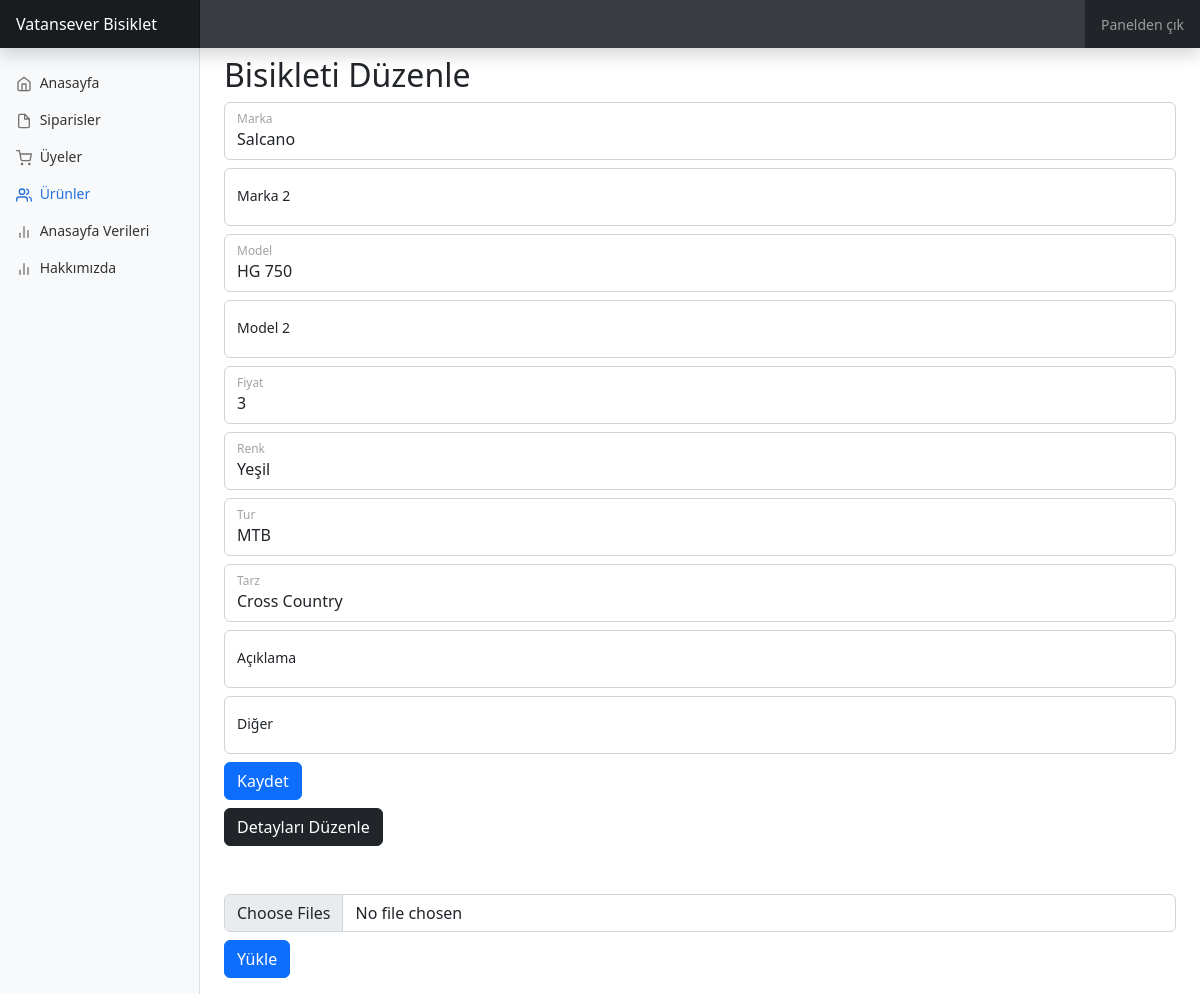
The app's page /dashboard/bikeedit.php?bisiklet=27 with its own data.
### tables this page shows
CREATE TABLE IF NOT EXISTS `bisikletler` (
  `id` int(11) NOT NULL AUTO_INCREMENT,
  `bisiklet_marka` varchar(100) NOT NULL,
  `bisiklet_marka_2` varchar(100) DEFAULT NULL,
  `bisiklet_model` varchar(100) NOT NULL,
  `bisiklet_model_2` varchar(100) DEFAULT NULL,
  `bisiklet_fiyat` int(11) NOT NULL DEFAULT 0,
  `bisiklet_renk` varchar(100) NOT NULL,
  `bisiklet_tur` varchar(100) DEFAULT NULL,
  `bisiklet_tarz` varchar(100) DEFAULT NULL,
  `bisiklet_aciklama` varchar(255) DEFAULT NULL,
  `bisiklet_diger` varchar(100) DEFAULT NULL,
  PRIMARY KEY (`id`)
);

### dashboard/bikeedit.php (the view, shortened to what this page needs)
<!doctype html>
<html lang="en" data-bs-theme="auto">
  <head><script src="../assets/js/color-modes.js"></script>
    <link href="https://cdn.jsdelivr.net/npm/bootstrap@5.3.0/dist/css/bootstrap.min.css" rel="stylesheet">
<link href="../assets/dist/css/bootstrap.min.css" rel="stylesheet">
    <link href="dashboard.css" rel="stylesheet">
  </head>
  <body>
<header class="navbar navbar-dark sticky-top bg-dark flex-md-nowrap p-0 shadow">
  <a class="navbar-brand col-md-3 col-lg-2 me-0 px-3 fs-6" href="../index.php">Vatansever Bisiklet</a>
  <input class="form-control form-control-dark w-100 rounded-0 border-0" type="text" placeholder="" aria-label="Search">
  <div class="navbar-nav">
    <div class="nav-item text-nowrap">
      <a class="nav-link px-3" href="../index.php">Panelden çık</a>
    </div>
  </div>
</header>
<div class="container-fluid">
  <div class="row">
    <nav id="sidebarMenu" class="col-md-3 col-lg-2 d-md-block bg-body-tertiary sidebar collapse">
      <div class="position-sticky pt-3 sidebar-sticky">
        <ul class="nav flex-column">
        <li class="nav-item">
            <a class="nav-link" aria-current="page" href="index.php">
              <span data-feather="home" class="align-text-bottom"></span>
              Anasayfa
            </a>
          </li>
          <li class="nav-item">
            <a class="nav-link" href="orders.php">
              <span data-feather="file" class="align-text-bottom"></span>
              Siparisler
            </a>
          </li>
          <li class="nav-item">
            <a class="nav-link" href="users.php">
              <span data-feather="shopping-cart" class="align-text-bottom"></span>
              Üyeler
            </a>
          </li>
          <li class="nav-item">
            <a class="nav-link active" href="items.php">
              <span data-feather="users" class="align-text-bottom"></span>
              Ürünler
            </a>
          </li>
          <li class="nav-item">
            <a class="nav-link" href="aedit.php">
              <span data-feather="bar-chart-2" class="align-text-bottom"></span>
              Anasayfa Verileri
            </a>
          </li>
          <li class="nav-item">
            <a class="nav-link" href="a2edit.php">
              <span data-feather="bar-chart-2" class="align-text-bottom"></span>
              Hakkımızda
            </a>
          </li>
        </ul>
      </div>
    </nav>
    <main class="col-md-9 ms-sm-auto col-lg-10 px-md-4">
      <h2 class="mt-2">Bisikleti Düzenle</h2>
      <?php
      include("../baglan.php");
      $bisiklet = $conn -> query("SELECT * FROM bisikletler WHERE id = ".$_GET["bisiklet"]) -> fetch_array();
      ?>
        <form action="bikeupdate.php" method="GET">
        <div class="form-floating mb-2">
            <input type="form-control" class="form-control" id="bikeEditMarka" name="bisiklet_marka" placeholder=" " value="<?php echo $bisiklet[1] ?>">
            <label for="bikeEditMarka">Marka</label>
        </div>
        <div class="form-floating mb-2">
            <input type="form-control" class="form-control" id="bikeEditMarka2" name="bisiklet_marka2" placeholder=" " value="<?php echo $bisiklet[2] ?>">
            <label for="bikeEditMarka2">Marka 2</label>
        </div>
        <div class="form-floating mb-2">
            <input type="form-control" class="form-control" id="bikeEditModel" name="bisiklet_model" placeholder=" " value="<?php echo $bisiklet[3] ?>">
            <label for="bikeEditModel">Model</label>
        </div>
        <div class="form-floating mb-2">
            <input type="form-control" class="form-control" id="bikeEditMode2l" name="bisiklet_model2" placeholder=" " value="<?php echo $bisiklet[4] ?>">
            <label for="bikeEditModel2">Model 2</label>
        </div>
        <div class="form-floating mb-2">
            <input type="form-control" class="form-control" id="bikeEditFiyat" name="bisiklet_fiyat" placeholder=" " value="<?php echo $bisiklet[5] ?>">
            <label for="bikeEditFiyat">Fiyat</label>
        </div>
        <div class="form-floating mb-2">
            <input type="form-control" class="form-control" id="bikeEditRenk" name="bisiklet_renk" placeholder=" " value="<?php echo $bisiklet[6] ?>">
            <label for="bikeEditRenk">Renk</label>
        </div>
        <div class="form-floating mb-2">
            <input type="form-control" class="form-control" id="bikeEditTur" name="bisiklet_tur" placeholder=" " value="<?php echo $bisiklet[7] ?>">
            <label for="bikeEditTur">Tur</label>
        </div>
        <div class="form-floating mb-2">
            <input type="form-control" class="form-control" id="bikeEditTarz" name="bisiklet_tarz" placeholder=" " value="<?php echo $bisiklet[8] ?>">
            <label for="bikeEditTarz">Tarz</label>
        </div>
        <div class="form-floating mb-2">
            <input type="form-control" class="form-control" id="bikeEditAciklama" name="bisiklet_aciklama" placeholder=" " value="<?php echo $bisiklet[9] ?>">
            <label for="bikeEditAciklama">Açıklama</label>
        </div>
        <div class="form-floating mb-2">
            <input type="form-control" class="form-control" id="bikeEditDiger" name="bisiklet_diger" placeholder=" " value="<?php echo $bisiklet[10] ?>">
            <label for="bikeEditDiger">Diğer</label>
        </div>
        <div>
        <button class="btn btn-primary mb-2" type="submit">Kaydet</button>
        </div>
        </form>
        <a class="btn btn-dark mb-5" href="detailedit.php?bisiklet=<?php echo $bisiklet[0] ?>">Detayları Düzenle</a>
        <form action="upload.php" method="post" enctype="multipart/form-data">
            <div class="mb-3">
                <input class="form-control" type="file" id="formFileMultiple" name="formFileMultiple" multiple>
                <input class="btn btn-primary mt-2" type="submit" value="Yükle" name="submit">
            </div>
        </form>
    </main>
  </div>
</div>
  </body>
</html>

### dashboard/dashboard.css (style rules this page uses)
body { font-size: .875rem; }
.feather { width: 16px; height: 16px; }
.sidebar { position: fixed; top: 0; bottom: 0; left: 0; z-index: 100; padding: 48px 0 0; box-shadow: inset -1px 0 0 rgba(0, 0, 0, .1); }
.sidebar-sticky { height: calc(100vh - 48px); overflow-x: hidden; overflow-y: auto; }
.sidebar .nav-link { font-weight: 500; color: #333; }
.sidebar .nav-link .feather { margin-right: 4px; color: #727272; }
.sidebar .nav-link.active { color: #2470dc; }
.sidebar .nav-link:hover .feather, .sidebar .nav-link.active .feather { color: inherit; }
.navbar-brand { padding-top: .75rem; padding-bottom: .75rem; background-color: rgba(0, 0, 0, .25); box-shadow: inset -1px 0 0 rgba(0, 0, 0, .25); }
.navbar .form-control { padding: .75rem 1rem; }
.form-control-dark { color: #fff; background-color: rgba(255, 255, 255, .1); border-color: rgba(255, 255, 255, .1); }

### records on screen
bisikletler: bisiklet_marka "Salcano", bisiklet_model "HG 750", bisiklet_fiyat "3", bisiklet_renk "Yeşil", bisiklet_tur "MTB", bisiklet_tarz "Cross Country"
